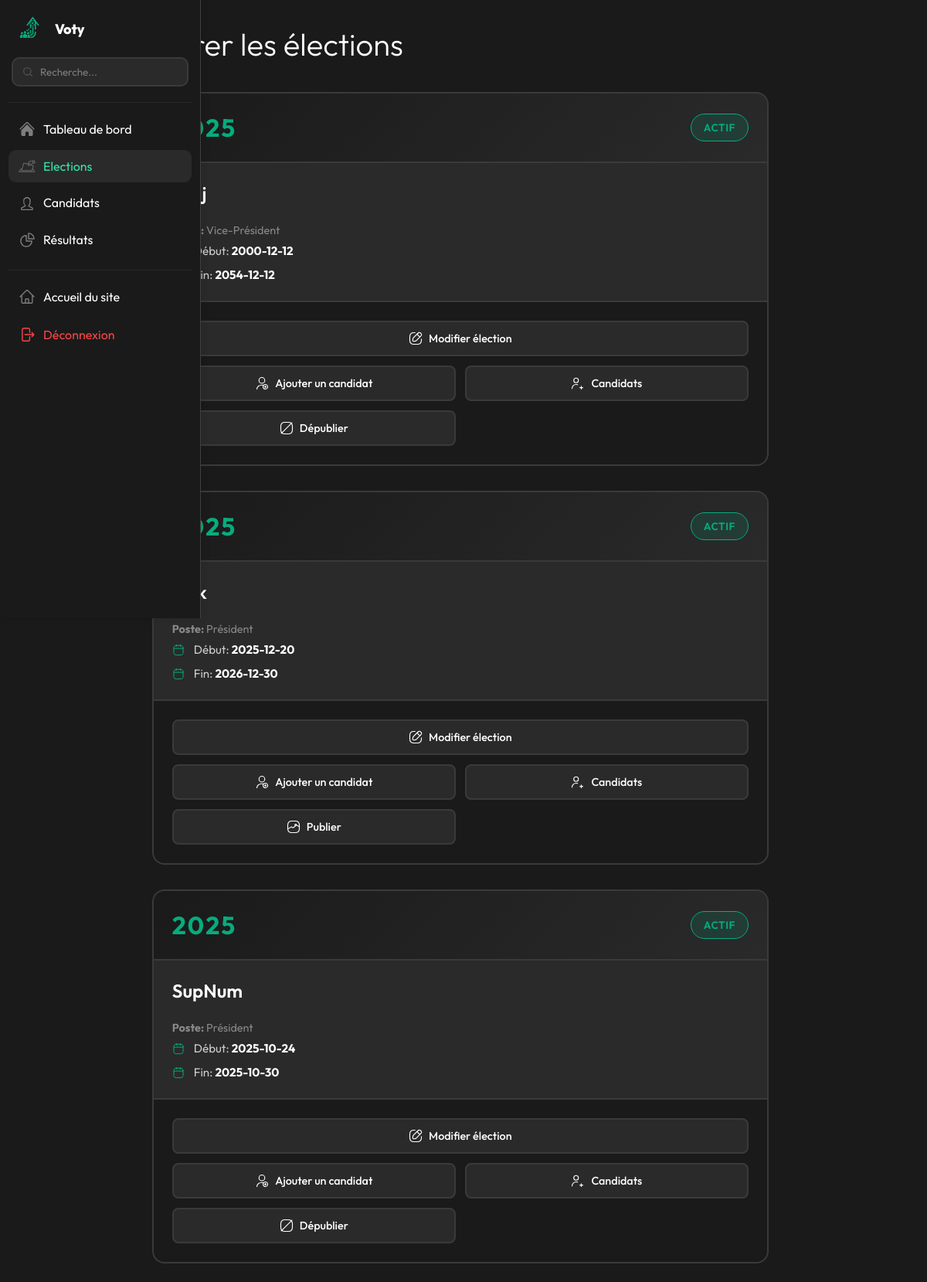
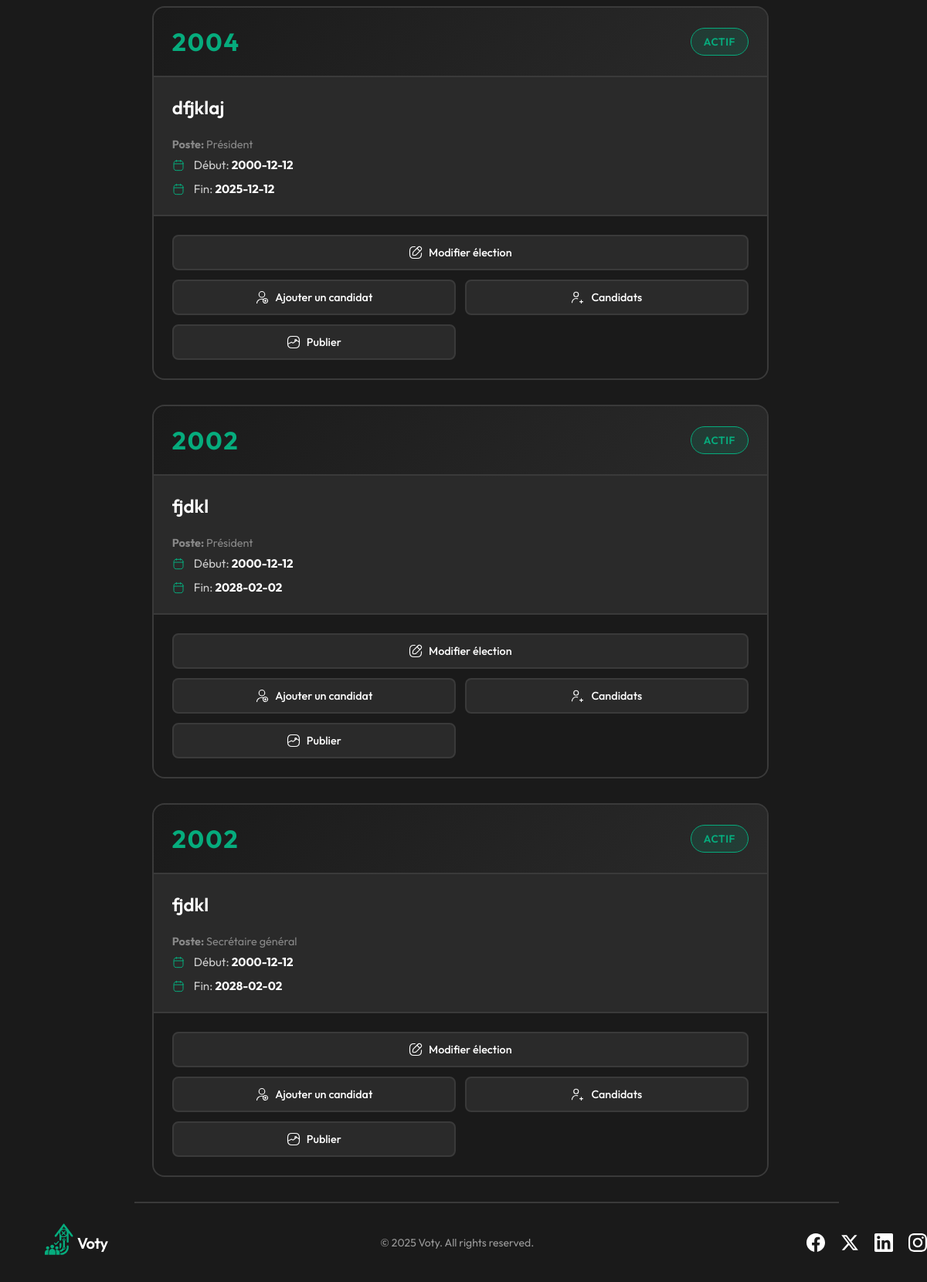
The app's page /admin/admin-elections.php (signed in) with its own data (2 pictures, top to bottom).
### tables this page shows
CREATE TABLE `election` (
  `id` int NOT NULL,
  `en_organizer` varchar(255) NOT NULL,
  `fr_organizer` varchar(255) NOT NULL,
  `ar_organizer` varchar(255) NOT NULL,
  `election_type` varchar(100) DEFAULT NULL,
  `year` year NOT NULL,
  `start_date` date DEFAULT NULL,
  `end_date` date DEFAULT NULL,
  `results` enum('publish','nopublish') NOT NULL DEFAULT 'nopublish',
  `status` tinyint(1) NOT NULL DEFAULT '1',
  `created_by` int DEFAULT NULL,
  `created_at` timestamp NULL DEFAULT CURRENT_TIMESTAMP
);

### core/lang.php (called while the page is built, shortened)
<?php
$current_lang = $_SESSION['lang'];
$translations = [];
$lang_file = __DIR__ . "/../lang/{$current_lang}.php";
if (file_exists($lang_file)) {
    $translations = include $lang_file;
} else {
    $translations = include __DIR__ . '/../lang/fr.php';
}
function t($key, $fallback = null)
{
    global $translations;
    $key_lower = strtolower($key);
    foreach ($translations as $k => $v) {
        if (strtolower($k) === $key_lower) {
            return $v;
        }
    }
    return $fallback ?? $key;
}

### core/auth-helpers.php (called while the page is built, shortened)
<?php
function getCurrentUserId() {
    return $_SESSION['user_id'] ?? null;
}
function getCurrentUserDbId($pdo) {
    $userId = getCurrentUserId();
    $stmt = $pdo->prepare("SELECT id FROM users WHERE user_id = ?");
    $stmt->execute([$userId]);
    $result = $stmt->fetch(PDO::FETCH_ASSOC);
    return $result ? (int)$result['id'] : null;
}
function getCurrentUserRole() {
    return $_SESSION['role'] ?? 'user';
}
function hasRole($role) {
    return getCurrentUserRole() === $role;
}
function isSuperAdmin() {
    return hasRole('super_admin');
}
function isAdmin() {
    return hasRole('admin');
}
function getAdminElections($pdo, $adminUserId = null) {
    if ($adminUserId === null) {
        $adminUserId = getCurrentUserDbId($pdo);
    }
    if (isAdmin()) {
        $stmt = $pdo->prepare("
            SELECT e.*,
            MAX(p.en_name) as position_en_name,
            MAX(p.fr_name) as position_fr_name,
            MAX(p.ar_name) as position_ar_name
            FROM election e
            INNER JOIN election_admins ea ON e.id = ea.election_id
            LEFT JOIN position p ON e.id = p.id_election
            WHERE ea.admin_user_id = ?
            GROUP BY e.id
            ORDER BY e.year DESC, e.id DESC
        ");
        $stmt->execute([$adminUserId]);
        return $stmt->fetchAll(PDO::FETCH_ASSOC);
    }
    return [];
}

### admin/admin-elections.php (the view, shortened to what this page needs)
<?php
require_once '../core/lang.php';
require_once '../core/config.php';
require_once '../core/auth-helpers.php';
$elections = getAdminElections($pdo);
include '../includes/admin-header.php';
?>
<div class="admin-elections-container">
    <div class="header-elections">
        <h1><?php echo t('manage_elections', 'Gérer les élections'); ?></h1>
    </div>
    <?php if (empty($elections)): ?>
        <div class="no-elections-message">
            <p><?php echo t('no_elections_assigned', 'Aucune élection ne vous est assignée.'); ?></p>
        </div>
    <?php else: ?>
        <div class="elections-grid">
            <?php foreach($elections as $election): ?>
                <div class="election-card">
                    <div class="election-card-header">
                        <div class="election-year-badge"><?= $election['year']; ?></div>
                        <?php if( $election['status'] === 1 ): ?>
                            <span class="status-badge status-active"><?php echo t('active', 'Actif'); ?></span>
                        <?php else: ?>
                            <span class="status-badge status-inactive"><?php echo t('inactive', 'Inactif'); ?></span>
                        <?php endif ?>
                    </div>
                    <div class="election-card-body">
                        <h3 class="election-organizer"><?= $election[$current_lang.'_organizer']; ?></h3>
                        <?php if (!empty($election['position_'.$current_lang.'_name'])): ?>
                            <p style="color: #888; font-size: 0.9rem; margin: 0.5rem 0;">
                                <strong><?php echo t('position', 'Position'); ?>:</strong> <?= $election['position_'.$current_lang.'_name']; ?>
                            </p>
                        <?php endif; ?>
                        <div class="election-dates">
                            <div class="date-item">
                                <span><?php echo t('start', 'Début'); ?>: <strong><?= $election['start_date']; ?></strong></span>
                            </div>
                            <div class="date-item">
                                <span><?php echo t('end', 'Fin'); ?>: <strong><?= $election['end_date']; ?></strong></span>
                            </div>
                        </div>
                    </div>
                    <div class="election-card-actions">
                        <div class="action-buttons-grid">
                            <button class="btn-action" onclick="editElection(<?= $election['id']; ?>, <?= '\''.$current_lang.'\'' ?>)" style="grid-column: span 2;">
                                <?php echo t('edit_election','Modifier élection'); ?>
                            </button>
                            <?php if( $election['status'] === 1 ): ?>
                                <button class="btn-action" onclick="addNewCandidate(<?= $election['id']; ?>, <?= '\''.$current_lang.'\'' ?>)">
                                    <?php echo t('add_candidate','Candidat'); ?>
                                </button>
                            <?php endif ?>
                            <button class="btn-action" onclick="getListOfCandidates(<?= $election['id']; ?>)">
                                <?php echo t('candidates','Candidats'); ?>
                            </button>
                            <?php if( $election['results'] === 'nopublish' ): ?>
                                <button class="btn-action" onclick="publishResults(<?= $election['id']; ?>)">
                                    <?php echo t('publish','Publier'); ?>
                                </button>
                            <?php else: ?>
                                <button class="btn-action" onclick="stopPublishingResults(<?= $election['id']; ?>)">
                                    <?php echo t('unpublish','Dépublier'); ?>
                                </button>
                            <?php endif ?>
                        </div>
                    </div>
                </div>
            <?php endforeach; ?>
        </div>
    <?php endif; ?>
</div>
<?php include '../includes/admin-footer.php'; ?>

### assets/css/global.css (style rules this page uses)
* { margin: 0; padding: 0; box-sizing: border-box; outline: none; -webkit-tap-highlight-color: transparent; }
body { font-family: "Outfit", -apple-system, BlinkMacSystemFont, "Segoe UI", Roboto, "Helvetica Neue", Arial, sans-serif; background-color: #1a1a1a; color: #ffffff; }
input, textarea, select, button { font-family: inherit; }
::placeholder { font-family: inherit; }

### assets/css/utilities/animations.css (style rules this page uses)
body::after { content: ''; position: fixed; top: 0; left: 0; width: 100%; height: 100%; background: #010101; z-index: 999999; pointer-events: none; }
body.page-fade-in::after { animation: fadeOut 0.8s ease-in forwards; }

### assets/css/layout/admin-header.css (style rules this page uses)
body.admin-layout { background: #1a1a1a; color: #ffffff; transition: padding-left 0.25s ease, padding-right 0.25s ease; }
html[dir='ltr'] body.admin-layout { padding-left: 60px; }

### assets/css/pages/admin-elections.css (style rules this page uses)
.admin-elections-container { min-height: 90vh; }

### assets/css/pages/super-admin-elections.css (style rules this page uses)
.admin-elections-container { min-height: 93vh; margin: 4vh; max-width: 70%; margin-left: 12%; }
.admin-elections-container .header-elections { display: flex; justify-content: space-between; align-items: center; margin-bottom: 2rem; flex-wrap: wrap; gap: 1rem; }
.elections-grid { display: grid; grid-template-columns: repeat(auto-fill, minmax(400px, 1fr)); gap: 2rem; margin-top: 2rem; }
.election-card { background: #2a2a2a; border: 2px solid #3a3a3a; border-radius: 16px; overflow: hidden; transition: all 0.3s ease; }
.election-card-header { background: linear-gradient(135deg, #1a1a1a 0%, #2a2a2a 100%); padding: 1.5rem; display: flex; justify-content: space-between; align-items: center; border-bottom: 2px solid #3a3a3a; }
.election-year-badge { font-size: 2rem; font-weight: 700; color: #06ac7d; letter-spacing: 2px; }
.status-badge { padding: 0.5rem 1rem; border-radius: 20px; font-size: 0.85rem; font-weight: 600; text-transform: uppercase; letter-spacing: 0.5px; }
.status-active { background: rgba(6, 172, 125, 0.15); color: #06ac7d; border: 1px solid #06ac7d; }
.election-card-body { padding: 1.5rem; }
.election-organizer { font-size: 1.5rem; font-weight: 600; color: #fff; margin: 0 0 1.5rem 0; }
.election-dates { display: flex; flex-direction: column; gap: 0.75rem; }
.date-item { display: flex; align-items: center; gap: 0.75rem; color: #ccc; font-size: 0.95rem; }
.date-item svg { color: #06ac7d; flex-shrink: 0; }
.date-item strong { color: #fff; }
.election-card-actions { padding: 1.5rem; border-top: 2px solid #3a3a3a; background: #1a1a1a; }
.action-buttons-grid { display: grid; grid-template-columns: repeat(2, 1fr); gap: 0.75rem; }
.btn-action { display: flex; align-items: center; justify-content: center; gap: 0.5rem; padding: 0.75rem 1rem; background: #2a2a2a; border: 2px solid #3a3a3a; border-radius: 8px; color: #fff; font-size: 0.9rem; font-weight: 500; cursor: pointer; transition: all 0.3s ease; }
.btn-action svg { flex-shrink: 0; }

### assets/css/pages/super-admin-results.css (style rules this page uses)
:root { --dark-bg: #2a2a2a; --darker-bg: #1a1a1a; --text-color: #ffffff; --light-green: #06ac7d; --hover-color: #3a3a3a; }
h1 { font-size: 2.5em; font-weight: 300; margin-bottom: 5px; }

### records on screen
election: year "2025", fr_organizer "jkdlj", position_ "Vice-Président", start_date "2000-12-12", end_date "2054-12-12"
election: year "2025", fr_organizer "jack", position_ "Président", start_date "2025-12-20", end_date "2026-12-30"
election: year "2025", fr_organizer "SupNum", position_ "Président", start_date "2025-10-24", end_date "2025-10-30"
election: year "2004", fr_organizer "dfjklaj", position_ "Président", start_date "2000-12-12", end_date "2025-12-12"
election: year "2002", fr_organizer "fjdkl", position_ "Président", start_date "2000-12-12", end_date "2028-02-02"
election: year "2002", fr_organizer "fjdkl", position_ "Secrétaire général", start_date "2000-12-12", end_date "2028-02-02"

### other values on screen
t('manage_elections', 'Gérer les élections') "Gérer les élections"
